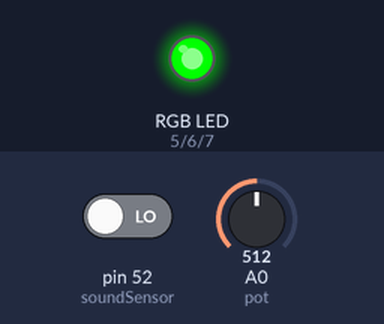
Bench run of a sketch on a simulated Arduino Mega 2560, built with avr-gcc and run on an emulated ATmega2560. Shown: an RGB LED mixed from three pins (HIGH = lit). The inputs (shaded band) are chosen by the test bench; at power-on: A0 (pot) = 512, pin 52 (soundSensor) LOW. What the sketch prints to the serial monitor is not drawn.

Above: at 1.2 s.
1.3 s: A0 (pot) set to 671
2.8 s: A0 (pot) set to 692
At 4.0 s:
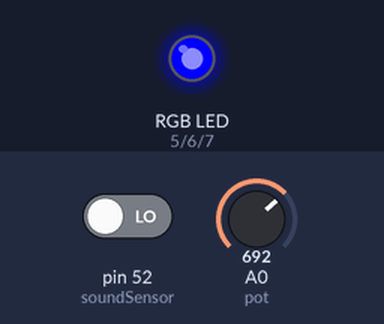
4.3 s: pin 52 (soundSensor) driven HIGH
At 5.1 s:
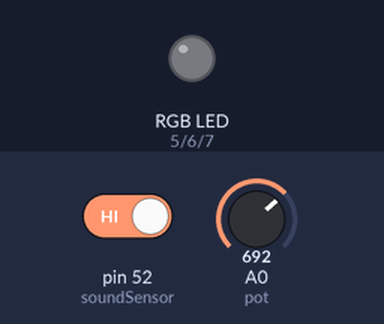
5.8 s: pin 52 (soundSensor) driven LOW
At 6.3 s:
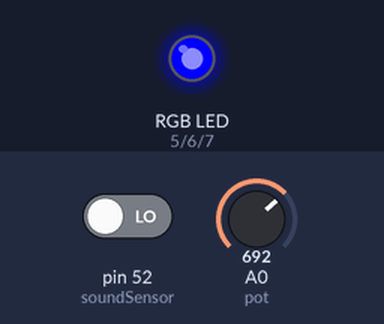
7.3 s: A0 (pot) set to 306
At 8.5 s:
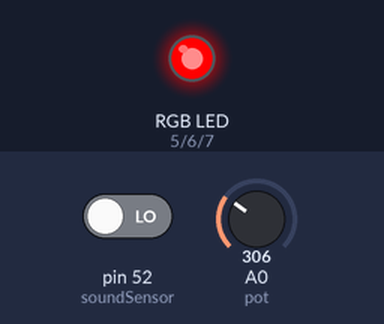
8.8 s: A0 (pot) set to 325
10.3 s: A0 (pot) set to 349
At 10.9 s:
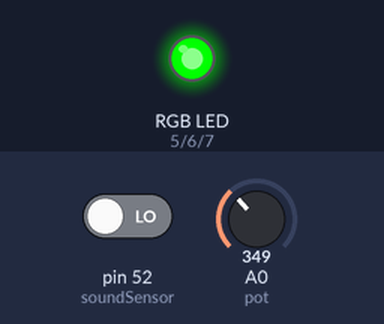
Timing chart, 0 to 12.8 s (numbered marks = the images above; inputs shaded):
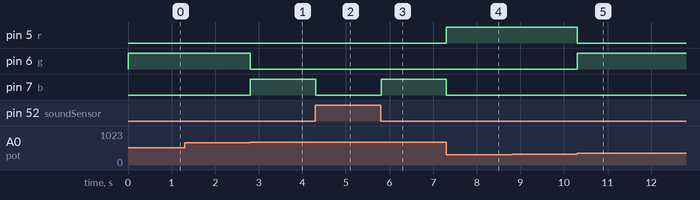

The sketch:

sourcecodev2.ino
```cpp
/*
 *
 * MADE BY NABIL RIDHWANSHAH
 * TWITTERl @SKRURAI1
 * INSTAGRAM: @NAB1LLL
 * GITHUB: BUILTBYNABIL
*/

/*

ITEMS NEEDED:
- RGB LED
- SOUND SENSOR
- ARDUINO MEGA

FOR BEGINNERS:
1. CONNECT SOUND SENSOR PIN 52
2. CONNECT RGB LED TO RESPECTIVE PINS:
  R = 5
  G = 6
  B = 7

FOR ADVANCED USERS:
IF YOU KNOW THAT YOUR SOUND SENSOR SUPPORTS ANALOG INPUT, CONNECT IT TO THE ANALOG INPUT AND CHANGE THE 'int soundSensor' TO THE ANALOG INPUT PIN
*/

int r = 5;
int g = 6;
int b = 7;

int soundSensor = 52;

int pot = A0;

void setup(){
  pinMode(r , OUTPUT);
  pinMode(g , OUTPUT);
  pinMode(b , OUTPUT);
  Serial.begin(9600);
}

void loop(){
  int soundSensorReading = digitalRead(soundSensor);
  int potReading = analogRead(pot);


  int potReadingMap = map(potReading , 0 , 1024 , 0 , 3);

  Serial.println(potReadingMap);

  // 1 is idle || 0 is active
  if(soundSensorReading == 1){
    setColor(0,0,0);
  }else{

    switch(potReadingMap) {
      case 0:
      setColor(255,0,0);
      break;

      case 1:
      setColor(0,255,0);
      break;

      case 2:
      setColor(0,0,255);
      break;
    }

  }

}

void setColor(int rValue, int gValue, int bValue){
  analogWrite(r , rValue);
  analogWrite(g , gValue);
  analogWrite(b , bValue);
}
```

Measured:
- the behaviour switches between 682 and 683 on A0 (pot) (found by bisection; images 0 and 1)
- the behaviour switches between 341 and 342 on A0 (pot) (found by bisection; images 4 and 5)
- after the input at 2.8 s, pin 6 (g): HIGH → LOW at once; pin 7 (b): LOW → HIGH at once
- after the input at 4.3 s, pin 7 (b): HIGH → LOW at once
- after the input at 5.8 s, pin 7 (b): LOW → HIGH at once
- after the input at 7.3 s, pin 5 (r): LOW → HIGH at once; pin 7 (b): HIGH → LOW at once
- after the input at 10.3 s, pin 5 (r): HIGH → LOW at once; pin 6 (g): LOW → HIGH at once
